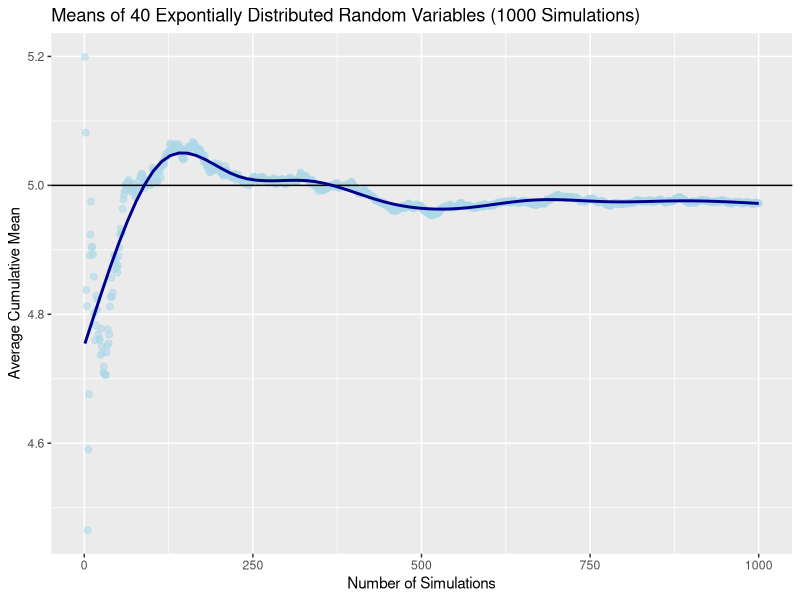
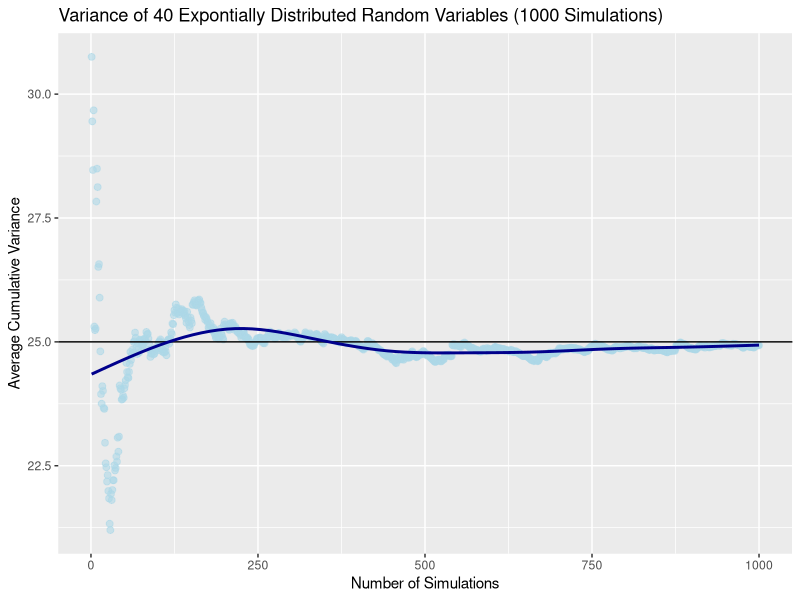
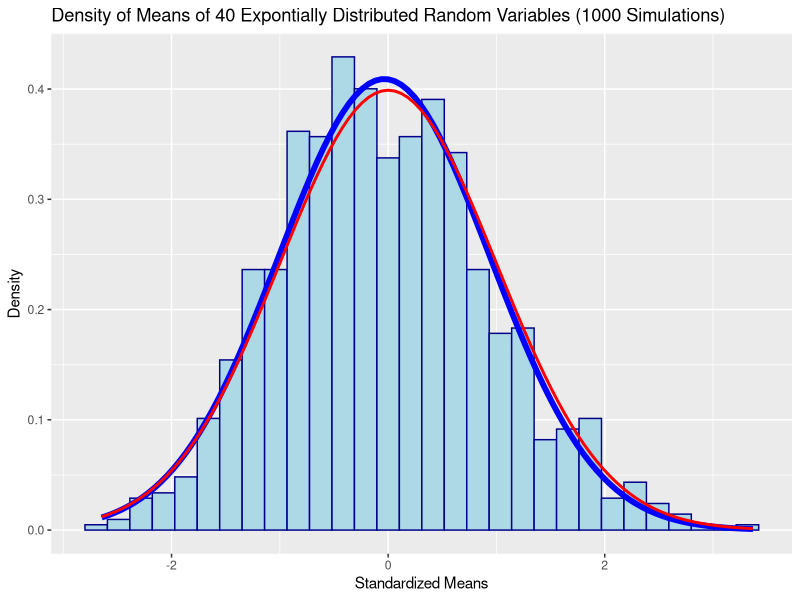

The R script that drew these images, in order:
## ---- chunk 1
lambda <- 0.2
num_of_sims <- 1000
trials_mat <- matrix(rexp(40 * num_of_sims, lambda), num_of_sims, 40)
## ---- chunk 2
mns <- apply(trials_mat, 1, mean)
vrs <- apply(trials_mat, 1, var)

stnd_normalizer <- function(x) {
  mu <- 1 / lambda
  stddev <- 1 / lambda
  sqrt(40) * (x - mu) / stddev
}

mns_standardized <- lapply(list(mns), stnd_normalizer)

df <- data.frame(
  cumsum(mns)/(1:1000),
  cumsum(vrs)/(1:1000),
  mns_standardized
)
names(df) <- c("cum_means", "cum_variances", "stnd_means")

## ---- chunk 3
library(ggplot2)

ggplot(df, aes(x=(1:1000), y=cum_means)) + 
  geom_point(color = "lightblue", alpha = .58, size = 2) + 
  geom_hline(yintercept=1/lambda) +
  geom_smooth(color = "darkblue", se=FALSE) +
  xlab("Number of Simulations") +
  ylab("Average Cumulative Mean") +
  ggtitle("Means of 40 Expontially Distributed Random Variables (1000 Simulations)")

## ---- chunk 4
ggplot(df, aes(x=(1:1000), y=cum_variances)) + 
  geom_point(color = "lightblue", alpha = .58, size = 2) + 
  geom_hline(yintercept=(1/lambda)^2) +
  geom_smooth(color = "darkblue", se=FALSE) +
  xlab("Number of Simulations") +
  ylab("Average Cumulative Variance") +
  ggtitle("Variance of 40 Expontially Distributed Random Variables (1000 Simulations)")

## ---- chunk 5
ggplot(df, aes(stnd_means)) + 
  geom_histogram(aes(y=..density..), color="darkblue", fill="lightblue") +
  stat_function(fun = dnorm, 
                args = list(mean=mean(df$stnd_means), 
                            sd=sd(df$stnd_means)), 
                col = "blue", 
                size = 2) +
  stat_function(fun = dnorm, 
                args = list(mean=0, 
                            sd=1), 
                col = "red", 
                size = 1) +
  xlab("Standardized Means") +
  ylab("Density") +
  ggtitle("Density of Means of 40 Expontially Distributed Random Variables (1000 Simulations)")

